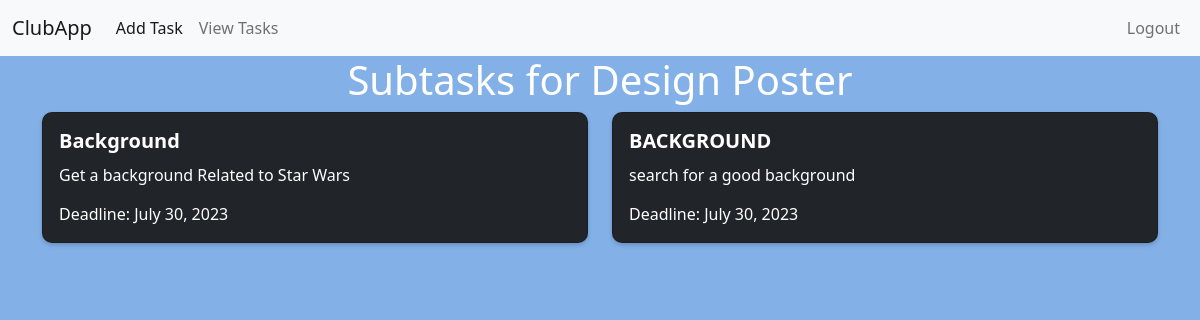
Page /subtask/1/ (signed in) on the earlier database version.
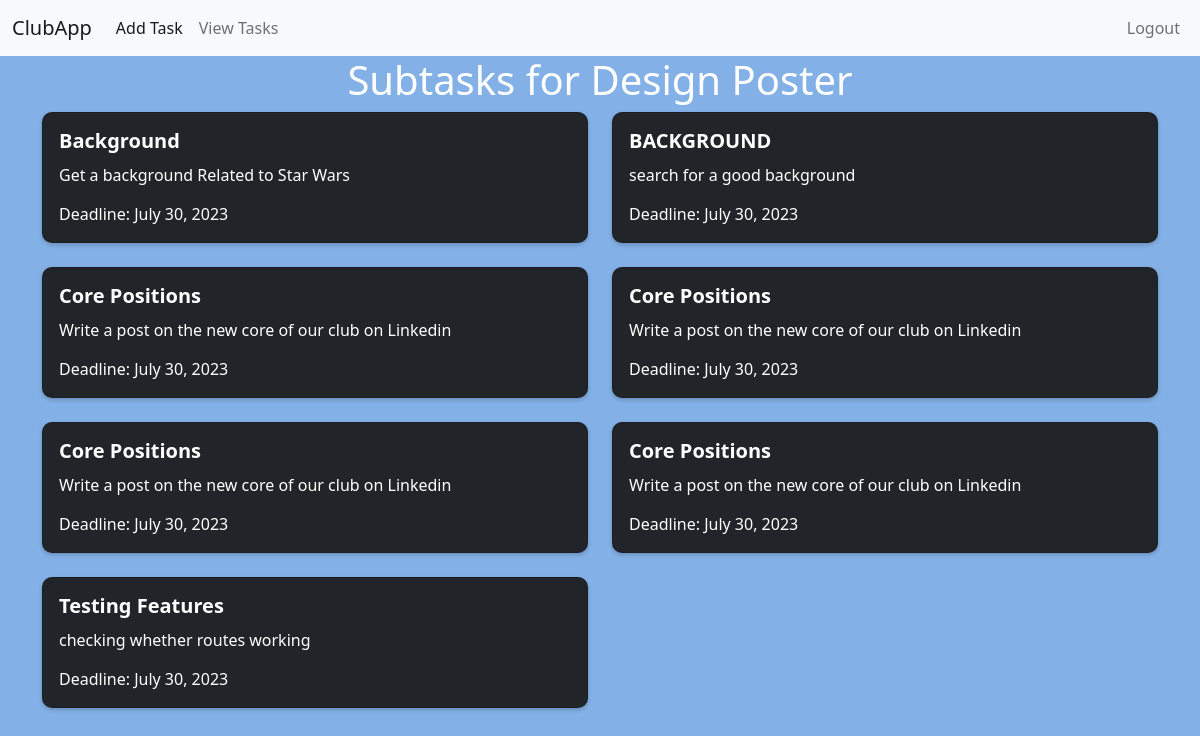
Same page on the later database version.
### first/models.py (models this page shows, shortened)
class Task(models.Model):
    author = models.ForeignKey(User, on_delete=models.CASCADE)
    title = models.CharField(max_length=200)
    club = models.CharField(max_length=200)
    description = models.TextField()
    created_at = models.DateTimeField(auto_now_add=True)
    deadline = models.DateField(validators=[MinValueValidator(datetime.date.today)], null=True)
    MEDIA_CHOICES = (
        ("Instagram", "Instagram"),
        ("Whatsapp", "Whatsapp"),
        ("LinkedIn", "LinkedIn"),
    )
    socialmedia = models.CharField(max_length=9, choices=MEDIA_CHOICES, default="LinkedIn")

class SubTasks(models.Model):
    task = models.ForeignKey(Task, on_delete=models.CASCADE,related_name='subtasks')
    sub_title = models.CharField(max_length=200)
    sub_description = models.TextField()
    sub_deadline = models.DateField(validators=[MinValueValidator(datetime.date.today)], null=True)

### first/views.py (the view)
# urls.py: path('subtask/<int:task_id>/', views.subtask, name='subtask'),
@login_required(login_url='/login')
def subtask(request, task_id):
    task = Task.objects.get(id=task_id)
    subtasks = SubTasks.objects.filter(task=task)
    return render(request, 'first/subtask.html', {"subtasks": subtasks,"task": task })

### first/templates/first/subtask.html (shortened to what this page needs)
{% extends 'first/base.html' %}
{% load static %}
{% block content %}
<link rel="stylesheet" href="{% static 'first/style.css' %}">
<div class="container text-white">
    <div class="row">
        <div class="col">
            <center><h1>Subtasks for {{ task.title }} </h1></center>
        </div>
    </div>
    <div class="row">
        {% for subtask in subtasks %}
        <div class="col-lg-6">
            <div class="card mb-4 text-white bg-dark">
                <div class="card-body">
                    <h5 class="card-title">{{ subtask.sub_title }}</h5>
                    <p class="card-text">{{ subtask.sub_description }}</p>
                    <p class="card-text">Deadline: {{ subtask.sub_deadline }}</p>
                </div>
            </div>
        </div>
        {% empty %}
        <div class="col">
            <p>No Subtasks Found</p>
        </div>
        {% endfor %}
    </div>
</div>
{% endblock content %}

### first/templates/first/base.html (shortened to what this page needs)
<!DOCTYPE html>
{% load static %}
<html>
<head>
    <link href="https://cdn.jsdelivr.net/npm/bootstrap@5.2.1/dist/css/bootstrap.min.css"
          rel="stylesheet"
>
    <link rel="stylesheet" href="https://cdnjs.cloudflare.com/ajax/libs/crispy-bootstrap/1.0.1/crispy-bootstrap.min.css"
 />
</head>
<body>
<nav class="navbar navbar-expand-lg navbar-light bg-light text-info">
    <div class="container-fluid">
        <a class="navbar-brand" href="{% url 'base' %}">ClubApp</a>
        <div class="collapse navbar-collapse" id="navbarNav">
            <ul class="navbar-nav me-auto mb-2 mb-lg-0">
                <li class="nav-item">
                    <a class="nav-link active" aria-current="page" href="{% url 'add_task' %}">Add Task</a>
                </li>
                <li class="nav-item">
                    <a class="nav-link" href="{% url 'view_tasks' %}">View Tasks</a>
                </li>
            </ul>
            <ul class="navbar-nav">
                <li class="nav-item">
                    {% if user.is_authenticated %}
                    <a class="nav-link" href="{% url 'logout' %}">Logout</a>
                    {% else %}
                    <a class="nav-link" href="{% url 'login' %}">Login</a>
                    {% endif %}
                </li>
            </ul>
        </div>
    </div>
</nav>
{% block content %}{% endblock %}
</body>
</html>

### first/static/first/style.css (style rules this page uses)
body { background-color: rgba(8, 101, 208, 0.5); }
.card { background-color: #ffffff; border-radius: 10px; margin-bottom: 20px; box-shadow: 0 2px 4px rgba(0, 0, 0, 0.2); }
.card-title { font-size: 20px; font-weight: bold; margin-bottom: 10px; }
.card-text { margin-bottom: 15px; }

Differences in the rows shown:
added SubTasks: sub_title "Core Positions", sub_description "Write a post on the new core of our club on Linkedin", sub_deadline "July 30, 2023"
added SubTasks: sub_title "Core Positions", sub_description "Write a post on the new core of our club on Linkedin", sub_deadline "July 30, 2023"
added SubTasks: sub_title "Core Positions", sub_description "Write a post on the new core of our club on Linkedin", sub_deadline "July 30, 2023"
added SubTasks: sub_title "Core Positions", sub_description "Write a post on the new core of our club on Linkedin", sub_deadline "July 30, 2023"
added SubTasks: sub_title "Testing Features", sub_description "checking whether routes working", sub_deadline "July 30, 2023"
